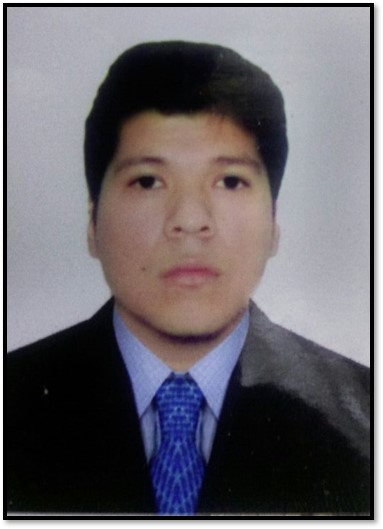
#> input picture 3/img.jpg, 383 x 529 px
$ python ejm2.py
#> lines starting #> are read from the running program, lines starting #| are printed output that depends on the picture; after the words box and inside, x2 and y2 are one past the last pixel; in counts of white or black regions, pixels touching at a corner belong together
import cv2
import numpy as np

img = cv2.imread("img.jpg", 0)
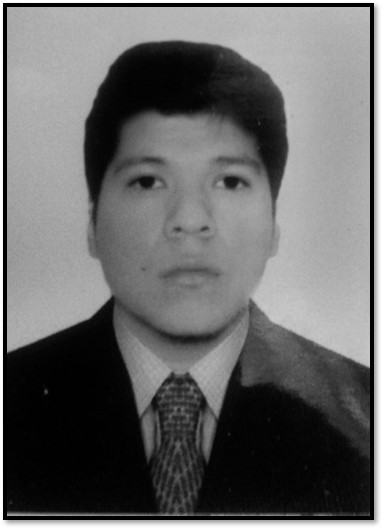
#> img: shape (529, 383); min 0, max 255, mean 103.6
res = cv2.adaptiveThreshold(
    img, 255, cv2.ADAPTIVE_THRESH_MEAN_C, cv2.THRESH_BINARY, 11, 2
)
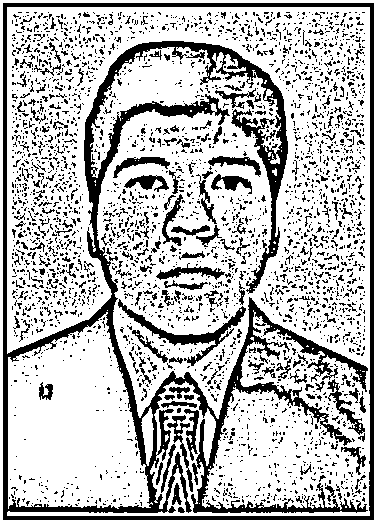
#> res: shape (529, 383); 74.1% white; 2942 black regions (2739 under 20 px), largest, box (x1, y1, x2, y2) and area: (3, 3, 374, 520) 25831, (118, 299, 246, 366) 1328, (327, 379, 365, 435) 455
res1 = cv2.adaptiveThreshold(
    img, 255, cv2.ADAPTIVE_THRESH_GAUSSIAN_C, cv2.THRESH_BINARY, 11, 2
)
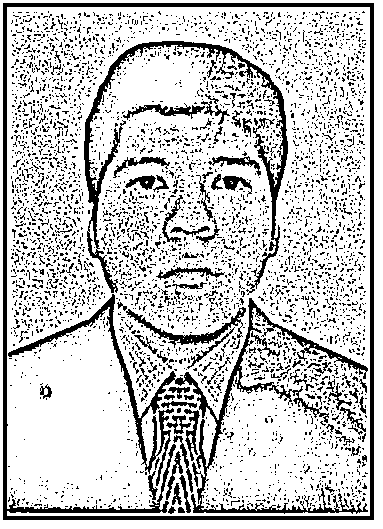
#> res1: shape (529, 383); 77.9% white; 4067 black regions (3945 under 20 px), largest, box (x1, y1, x2, y2) and area: (3, 3, 374, 520) 8076, (8, 294, 368, 514) 6346, (84, 41, 288, 295) 4591

cv2.imshow("umbral", img)
cv2.imshow("resultado", res)
cv2.imshow("resultado1", res1)

cv2.waitKey(0)
cv2.destroyAllWindows()

$ run again, with 3/frutas.jpg copied over 3/img.jpg
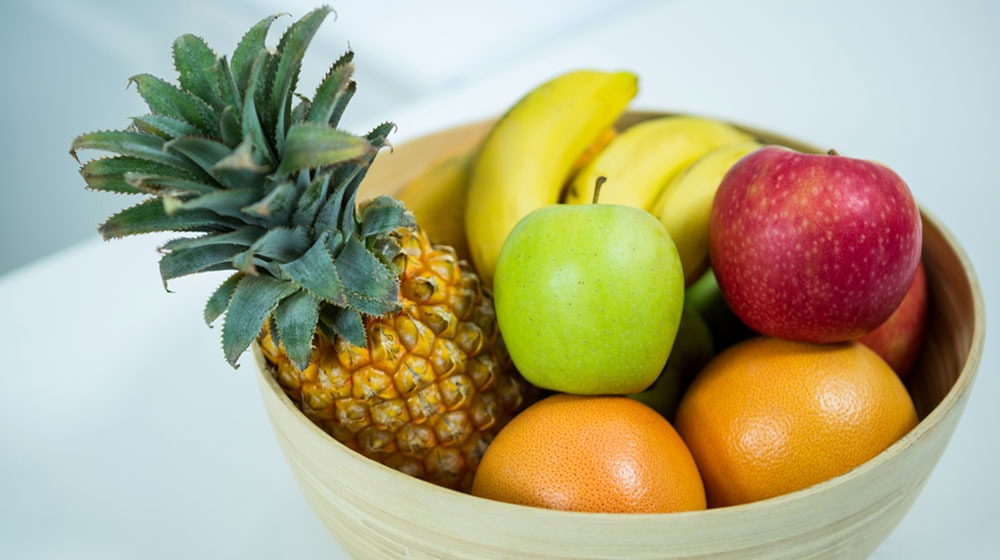
#> input picture 3/frutas.jpg, 1000 x 560 px
#> `res = cv2.adaptiveThreshold( img, 255, cv2.ADAPTIVE_THRESH_MEAN_C, cv2..`:
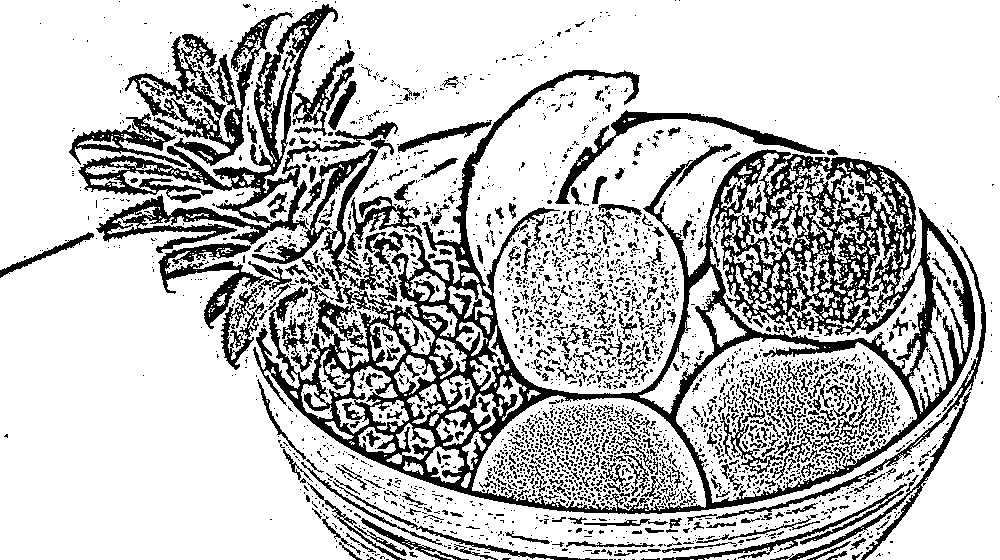
#> res: shape (560, 1000); 76.7% white; 2933 black regions (2496 under 20 px), largest, box (x1, y1, x2, y2) and area: (253, 70, 975, 514) 54774, (78, 4, 398, 280) 14738, (125, 12, 293, 166) 5710
#> `res1 = cv2.adaptiveThreshold( img, 255, cv2.ADAPTIVE_THRESH_GAUSSIAN_C..`:
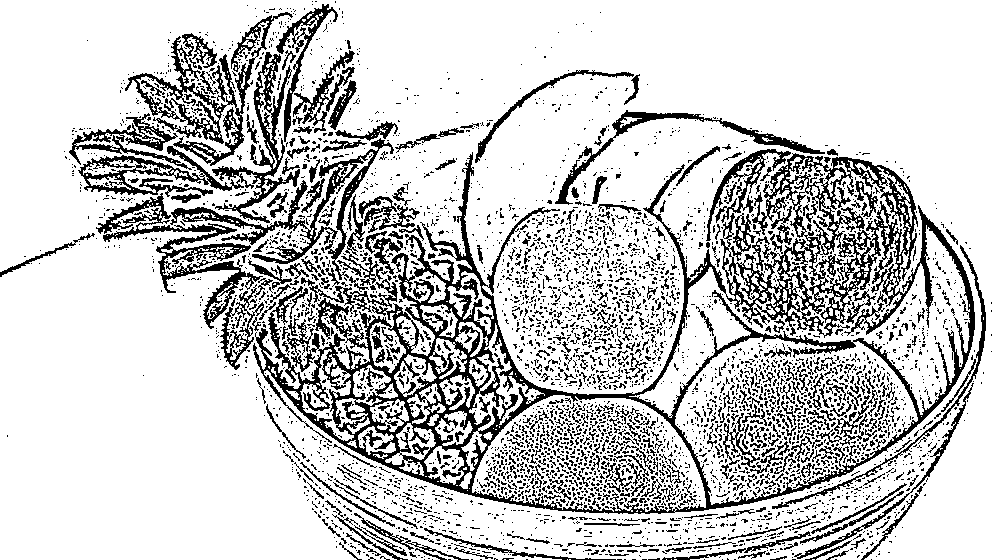
#> res1: shape (560, 1000); 79.6% white; 4322 black regions (3894 under 20 px), largest, box (x1, y1, x2, y2) and area: (253, 152, 975, 514) 39774, (125, 12, 293, 166) 4636, (96, 193, 263, 329) 3911

$ run again, with 3/tenis.jpg copied over 3/img.jpg
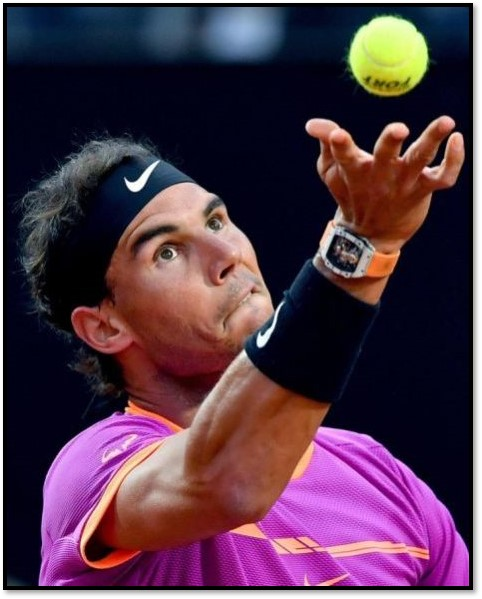
#> input picture 3/tenis.jpg, 482 x 599 px
#> `res = cv2.adaptiveThreshold( img, 255, cv2.ADAPTIVE_THRESH_MEAN_C, cv2..`:
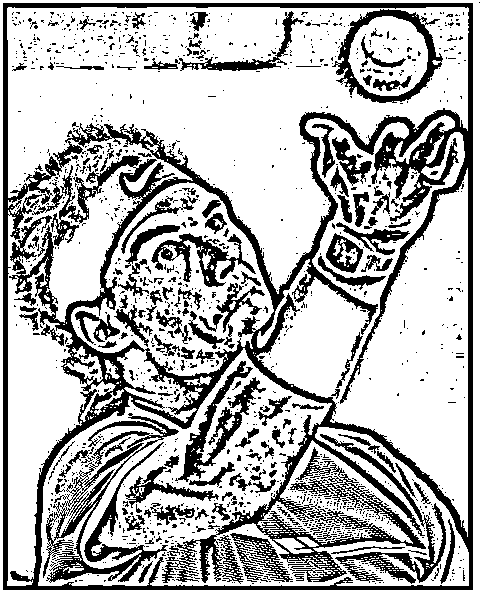
#> res: shape (599, 482); 71.1% white; 1353 black regions (1182 under 20 px), largest, box (x1, y1, x2, y2) and area: (3, 3, 473, 590) 44360, (43, 413, 179, 583) 5504, (320, 434, 446, 584) 2470
#> `res1 = cv2.adaptiveThreshold( img, 255, cv2.ADAPTIVE_THRESH_GAUSSIAN_C..`:
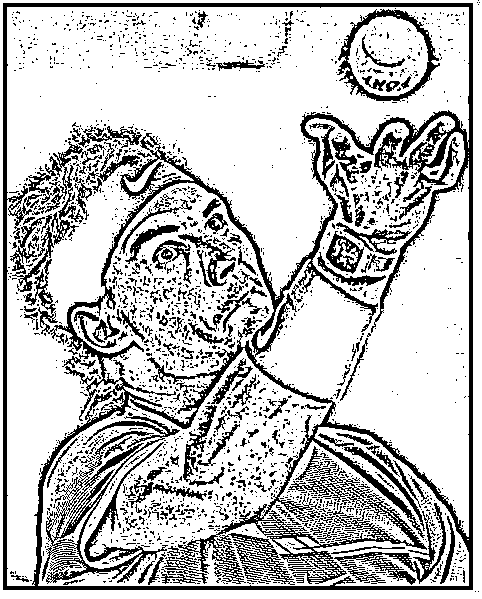
#> res1: shape (599, 482); 75.8% white; 2265 black regions (2054 under 20 px), largest, box (x1, y1, x2, y2) and area: (3, 3, 473, 590) 31940, (42, 416, 180, 584) 4914, (337, 9, 440, 102) 1714
